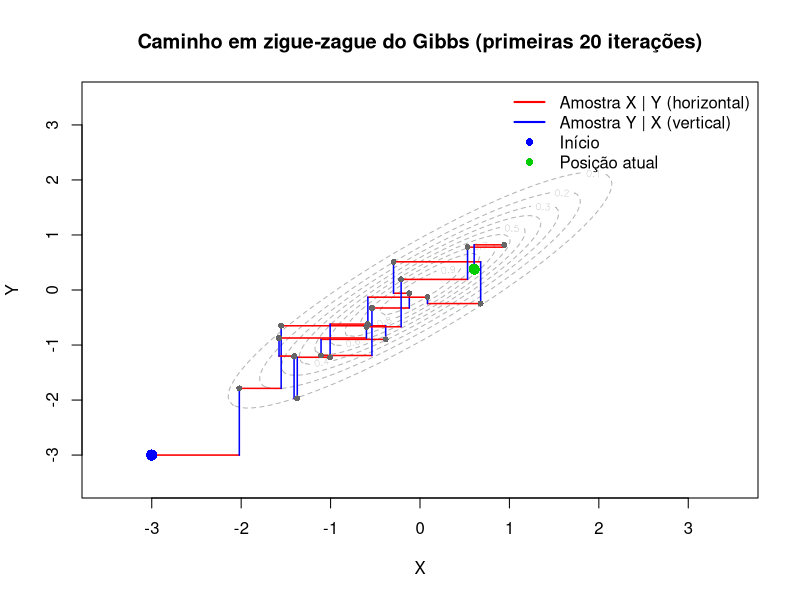
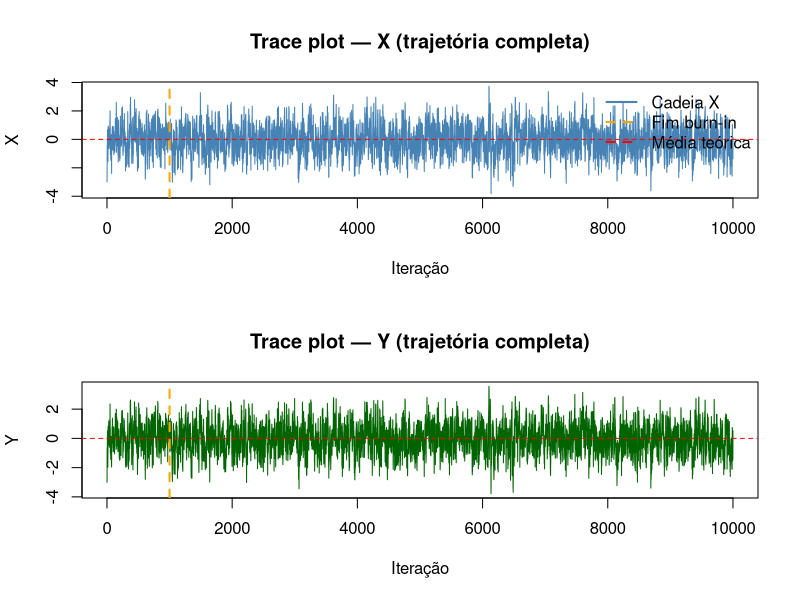
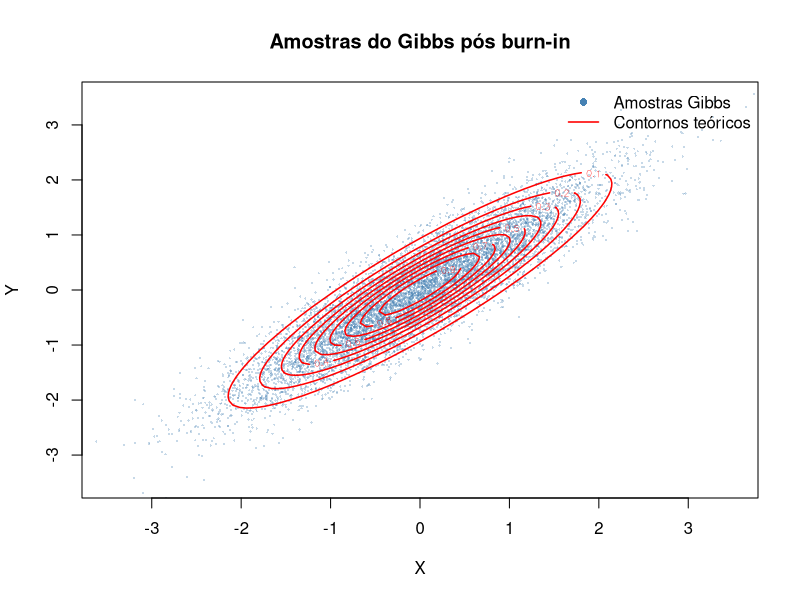
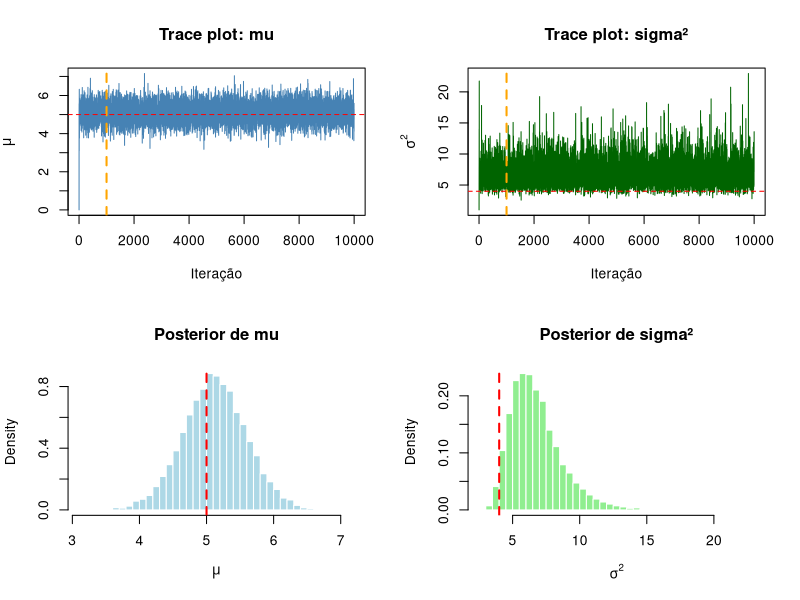
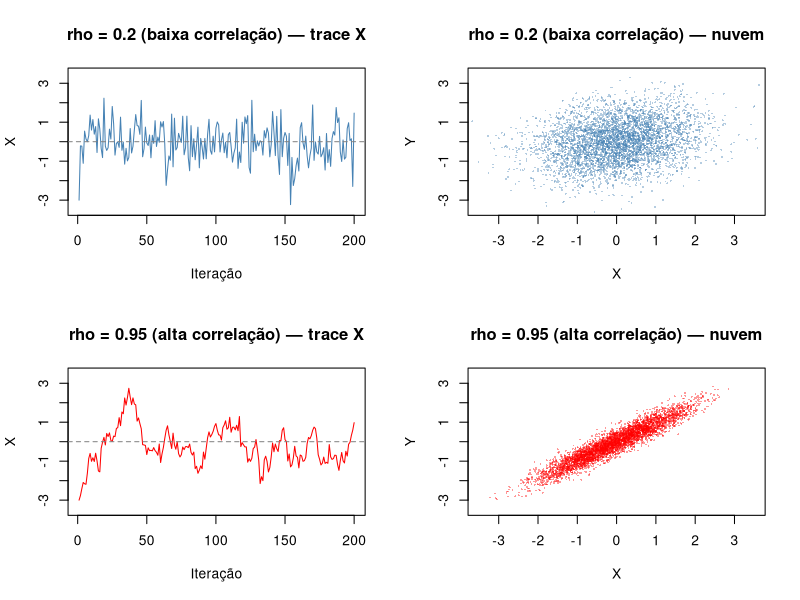
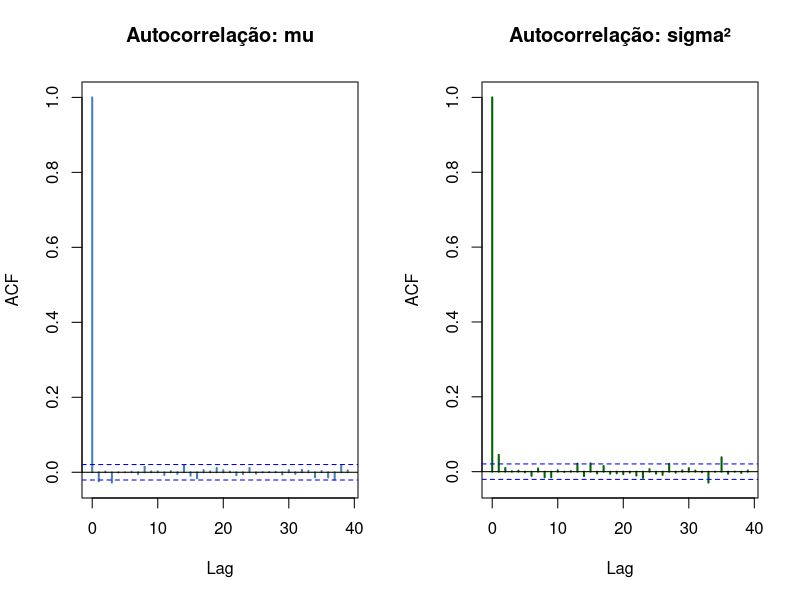
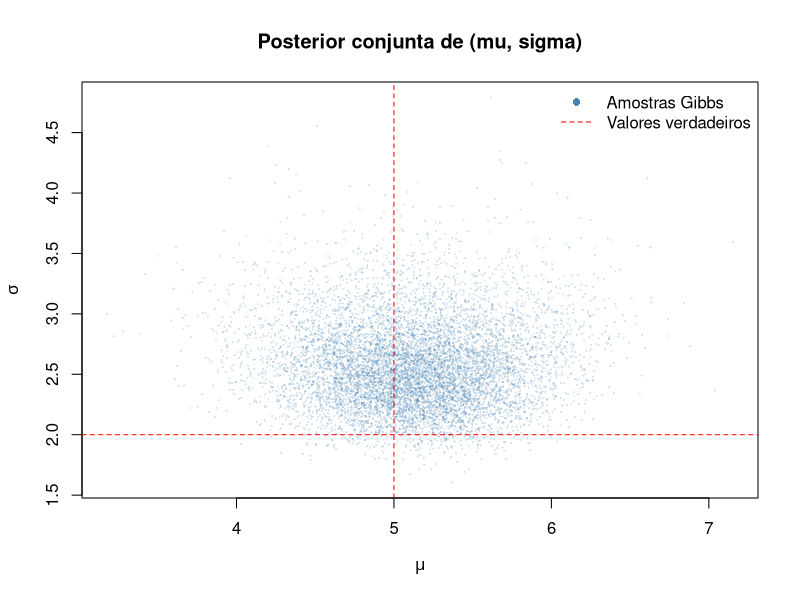

The R script that drew these images, in order:
# ============================================================
# Gibbs Sampling
# Prof. Vinícius Osterne, PhD
# ============================================================

set.seed(123)


# ------------------------------------------------------------
# BLOCO 1 — O PROBLEMA: distribuição conjunta vs condicionais
# ------------------------------------------------------------

mu_x <- 0
mu_y <- 0
rho  <- 0.9
sd_x <- 1
sd_y <- 1

cond_x_dado_y <- function(y) {
  media <- mu_x + rho * (sd_x / sd_y) * (y - mu_y)
  vari  <- sd_x^2 * (1 - rho^2)
  rnorm(1, mean = media, sd = sqrt(vari))
}

cond_y_dado_x <- function(x) {
  media <- mu_y + rho * (sd_y / sd_x) * (x - mu_x)
  vari  <- sd_y^2 * (1 - rho^2)
  rnorm(1, mean = media, sd = sqrt(vari))
}

rho                                                        # Correlação entre X e Y
round(mu_x + rho * (sd_x/sd_y) * (1 - mu_y), 4)          # Média condicional X | Y=1
round(mu_y + rho * (sd_y/sd_x) * (1 - mu_x), 4)          # Média condicional Y | X=1


# ------------------------------------------------------------
# BLOCO 2 — UMA ITERAÇÃO MANUAL DO GIBBS
# ------------------------------------------------------------

x_atual <- -1.8
y_atual <- -1.2

# Passo 1: fixa Y, amostra X
x_novo <- cond_x_dado_y(y_atual)
round(x_novo, 4)  # X novo | Y = -1.2

# Passo 2: fixa X novo, amostra Y
y_novo <- cond_y_dado_x(x_novo)
round(y_novo, 4)  # Y novo | X novo


# ------------------------------------------------------------
# BLOCO 3 — ALGORITMO GIBBS COMPLETO
# ------------------------------------------------------------

N      <- 10000
burnin <- 1000

X <- numeric(N)
Y <- numeric(N)

X[1] <- -3
Y[1] <- -3

for (t in 2:N) {
  X[t] <- cond_x_dado_y(Y[t - 1])
  Y[t] <- cond_y_dado_x(X[t])
}

X_pos <- X[(burnin + 1):N]
Y_pos <- Y[(burnin + 1):N]


# ------------------------------------------------------------
# BLOCO 4 — VISUALIZAÇÃO DO CAMINHO EM ZIGUE-ZAGUE
# ------------------------------------------------------------

n_vis <- 20

plot(X[1:n_vis], Y[1:n_vis],
     type = "n",
     xlim = c(-3.5, 3.5), ylim = c(-3.5, 3.5),
     main = "Caminho em zigue-zague do Gibbs (primeiras 20 iterações)",
     xlab = "X", ylab = "Y")

library(MASS)
xy_grid <- expand.grid(
  x = seq(-3.5, 3.5, length.out = 100),
  y = seq(-3.5, 3.5, length.out = 100)
)
Sigma <- matrix(c(sd_x^2, rho*sd_x*sd_y,
                  rho*sd_x*sd_y, sd_y^2), 2, 2)
z <- matrix(
  mapply(function(x, y) {
    v <- c(x - mu_x, y - mu_y)
    exp(-0.5 * t(v) %*% solve(Sigma) %*% v)
  }, xy_grid$x, xy_grid$y),
  100, 100
)
contour(seq(-3.5, 3.5, length.out = 100),
        seq(-3.5, 3.5, length.out = 100),
        z, add = TRUE, col = "gray70", lty = 2)

for (t in 1:(n_vis - 1)) {
  segments(X[t],   Y[t],   X[t+1], Y[t],   col = "red",  lwd = 1.5)
  segments(X[t+1], Y[t],   X[t+1], Y[t+1], col = "blue", lwd = 1.5)
}

points(X[1:n_vis], Y[1:n_vis], pch = 16, col = "gray40", cex = 0.8)
points(X[1],     Y[1],     pch = 16, col = "blue",   cex = 1.5)
points(X[n_vis], Y[n_vis], pch = 16, col = "green3", cex = 1.5)

legend("topright",
       legend = c("Amostra X | Y (horizontal)",
                  "Amostra Y | X (vertical)",
                  "Início", "Posição atual"),
       col    = c("red", "blue", "blue", "green3"),
       lty    = c(1, 1, NA, NA),
       pch    = c(NA, NA, 16, 16),
       lwd    = 2, bty = "n")


# ------------------------------------------------------------
# BLOCO 5 — TRACE PLOTS E BURN-IN
# ------------------------------------------------------------

par(mfrow = c(2, 1))

plot(X, type = "l", col = "steelblue",
     main = "Trace plot — X (trajetória completa)",
     xlab = "Iteração", ylab = "X")
abline(v = burnin, col = "orange", lwd = 2, lty = 2)
abline(h = mu_x,   col = "red",    lwd = 1, lty = 2)
legend("topright",
       legend = c("Cadeia X", "Fim burn-in", "Média teórica"),
       col    = c("steelblue", "orange", "red"),
       lty    = c(1, 2, 2), lwd = 2, bty = "n")

plot(Y, type = "l", col = "darkgreen",
     main = "Trace plot — Y (trajetória completa)",
     xlab = "Iteração", ylab = "Y")
abline(v = burnin, col = "orange", lwd = 2, lty = 2)
abline(h = mu_y,   col = "red",    lwd = 1, lty = 2)

par(mfrow = c(1, 1))


# ------------------------------------------------------------
# BLOCO 6 — AMOSTRAS PÓS BURN-IN
# ------------------------------------------------------------

plot(X_pos, Y_pos,
     pch = 16, cex = 0.3, col = adjustcolor("steelblue", alpha.f = 0.3),
     main = "Amostras do Gibbs pós burn-in",
     xlab = "X", ylab = "Y",
     xlim = c(-3.5, 3.5), ylim = c(-3.5, 3.5))
contour(seq(-3.5, 3.5, length.out = 100),
        seq(-3.5, 3.5, length.out = 100),
        z, add = TRUE, col = "red", lwd = 1.5)
legend("topright",
       legend = c("Amostras Gibbs", "Contornos teóricos"),
       col    = c("steelblue", "red"),
       pch    = c(16, NA), lty = c(NA, 1),
       lwd    = c(NA, 1.5), bty = "n")

round(mean(X_pos),        4) # Média X estimada    | Teórica: 0
round(mean(Y_pos),        4) # Média Y estimada    | Teórica: 0
round(var(X_pos),         4) # Var X estimada      | Teórica: 1
round(var(Y_pos),         4) # Var Y estimada      | Teórica: 1
round(cor(X_pos, Y_pos),  4) # Corr(X,Y) estimada  | Teórica: 0.9


# ------------------------------------------------------------
# BLOCO 7 — EXEMPLO DO SLIDE: MODELO NORMAL COM mu E sigma²
# ------------------------------------------------------------

set.seed(42)
n     <- 30
dados <- rnorm(n, mean = 5, sd = 2)

round(mean(dados), 4) # Média amostral
round(sd(dados),   4) # DP amostral

# Hiperparâmetros
mu0  <- 0
tau2 <- 100
a    <- 0.01
b    <- 0.01

rinvgamma <- function(n, a, b) 1 / rgamma(n, shape = a, rate = b)

N_gibbs  <- 10000
burnin_g <- 1000

mu_chain     <- numeric(N_gibbs)
sigma2_chain <- numeric(N_gibbs)

mu_chain[1]     <- 0
sigma2_chain[1] <- 1

soma_x <- sum(dados)

for (t in 2:N_gibbs) {
  sigma2_t <- sigma2_chain[t - 1]
  vari_mu  <- 1 / (n / sigma2_t + 1 / tau2)
  media_mu <- vari_mu * (soma_x / sigma2_t + mu0 / tau2)
  mu_chain[t] <- rnorm(1, mean = media_mu, sd = sqrt(vari_mu))
  
  mu_t    <- mu_chain[t]
  a_pos   <- a + n / 2
  b_pos   <- b + 0.5 * sum((dados - mu_t)^2)
  sigma2_chain[t] <- rinvgamma(1, a_pos, b_pos)
}

mu_pos     <- mu_chain[(burnin_g + 1):N_gibbs]
sigma2_pos <- sigma2_chain[(burnin_g + 1):N_gibbs]

round(mean(mu_pos),                    4) # Média de mu       | Verdadeira: 5
round(quantile(mu_pos, c(0.025,0.975)),4) # IC 95% de mu
round(mean(sigma2_pos),                4) # Média de sigma²   | Verdadeira: 4
round(quantile(sigma2_pos,c(0.025,0.975)),4) # IC 95% de sigma²

par(mfrow = c(2, 2))

plot(mu_chain, type = "l", col = "steelblue",
     main = "Trace plot: mu", xlab = "Iteração", ylab = expression(mu))
abline(v = burnin_g, col = "orange", lty = 2, lwd = 2)
abline(h = 5, col = "red", lty = 2)

plot(sigma2_chain, type = "l", col = "darkgreen",
     main = "Trace plot: sigma²", xlab = "Iteração", ylab = expression(sigma^2))
abline(v = burnin_g, col = "orange", lty = 2, lwd = 2)
abline(h = 4, col = "red", lty = 2)

hist(mu_pos, breaks = 50, probability = TRUE,
     col = "lightblue", border = "white",
     main = "Posterior de mu", xlab = expression(mu))
abline(v = 5, col = "red", lwd = 2, lty = 2)

hist(sigma2_pos, breaks = 50, probability = TRUE,
     col = "lightgreen", border = "white",
     main = "Posterior de sigma²", xlab = expression(sigma^2))
abline(v = 4, col = "red", lwd = 2, lty = 2)

par(mfrow = c(1, 1))


# ------------------------------------------------------------
# BLOCO 8 — LIMITAÇÃO: CORRELAÇÃO ALTA CAUSA MISTURA LENTA
# ------------------------------------------------------------

gibbs_bivariado <- function(rho, N = 5000, inicio = c(-3, -3)) {
  X <- numeric(N); Y <- numeric(N)
  X[1] <- inicio[1]; Y[1] <- inicio[2]
  var_cond <- 1 - rho^2
  for (t in 2:N) {
    X[t] <- rnorm(1, rho * Y[t-1], sqrt(var_cond))
    Y[t] <- rnorm(1, rho * X[t],   sqrt(var_cond))
  }
  list(X = X, Y = Y)
}

rhos   <- c(0.2, 0.95)
cores  <- c("steelblue", "red")
labels <- c("rho = 0.2 (baixa correlação)", "rho = 0.95 (alta correlação)")

par(mfrow = c(2, 2))

for (i in seq_along(rhos)) {
  res <- gibbs_bivariado(rhos[i])
  
  plot(res$X[1:200], type = "l", col = cores[i],
       main  = paste(labels[i], "— trace X"),
       xlab  = "Iteração", ylab = "X",
       ylim  = c(-3.5, 3.5))
  abline(h = 0, col = "gray50", lty = 2)
  
  plot(res$X[501:5000], res$Y[501:5000],
       pch = 16, cex = 0.3,
       col = adjustcolor(cores[i], alpha.f = 0.4),
       main = paste(labels[i], "— nuvem"),
       xlab = "X", ylab = "Y",
       xlim = c(-3.5, 3.5), ylim = c(-3.5, 3.5))
  
  round(acf(res$X[501:5000], plot = FALSE)$acf[2], 3) # Autocorr X lag 1
}

par(mfrow = c(1, 1))


# ------------------------------------------------------------
# BLOCO 9 — DIAGNÓSTICO: autocorrelação e ESS
# ------------------------------------------------------------

par(mfrow = c(1, 2))
acf(mu_pos,     main = "Autocorrelação: mu",     col = "steelblue", lwd = 2)
acf(sigma2_pos, main = "Autocorrelação: sigma²", col = "darkgreen", lwd = 2)
par(mfrow = c(1, 1))

ess_manual <- function(cadeia) {
  N    <- length(cadeia)
  acfs <- acf(cadeia, plot = FALSE, lag.max = 100)$acf[-1]
  N / (1 + 2 * sum(acfs))
}

round(ess_manual(mu_pos))                                   # ESS de mu
round(ess_manual(sigma2_pos))                               # ESS de sigma²
length(mu_pos)                                              # N pós burn-in
round(ess_manual(mu_pos)     / length(mu_pos),     3)       # Razão ESS/N — mu
round(ess_manual(sigma2_pos) / length(sigma2_pos), 3)       # Razão ESS/N — sigma²


# ------------------------------------------------------------
# BLOCO 10 — INFERÊNCIA FINAL COM AS AMOSTRAS
# ------------------------------------------------------------

round(mean(mu_pos),                        4) # Média posterior de mu
round(median(mu_pos),                      4) # Mediana posterior de mu
round(quantile(mu_pos, c(0.025, 0.975)),   4) # IC 95% credível — mu
round(mean(mu_pos > 4),                    4) # P(mu > 4)
round(mean(mu_pos > 6),                    4) # P(mu > 6)

round(mean(sigma2_pos),                    4) # Média posterior de sigma²
round(quantile(sigma2_pos, c(0.025,0.975)),4) # IC 95% credível — sigma²
round(mean(sigma2_pos > 3),                4) # P(sigma² > 3)

plot(mu_pos, sqrt(sigma2_pos),
     pch = 16, cex = 0.3,
     col = adjustcolor("steelblue", alpha.f = 0.2),
     main = "Posterior conjunta de (mu, sigma)",
     xlab = expression(mu),
     ylab = expression(sigma))
abline(v = 5, col = "red", lty = 2)
abline(h = 2, col = "red", lty = 2)
legend("topright",
       legend = c("Amostras Gibbs", "Valores verdadeiros"),
       col    = c("steelblue", "red"),
       pch    = c(16, NA), lty = c(NA, 2),
       bty    = "n")
